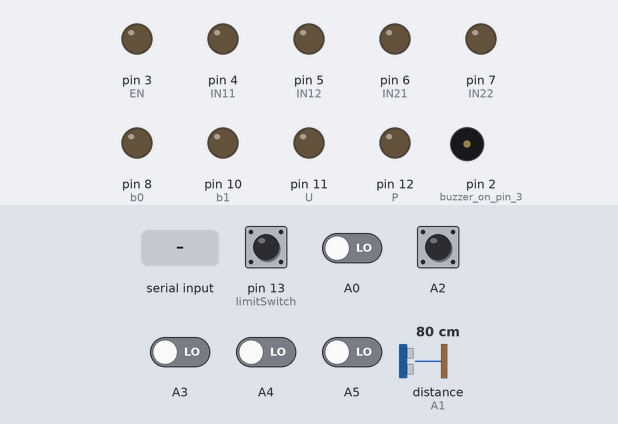
Bench run of a sketch on a simulated Arduino Uno, built with avr-gcc and run on an emulated ATmega328P. Shown: output pins drawn as LEDs (lit = HIGH), buzzer (waves = sounding, pin HIGH). Wiring (inferred from the names in the program): ultrasonic range finder: trigger pin 9; echo A1. The inputs (shaded band) are chosen by the test bench; at power-on: A2 HIGH, A0, A3–5, pin 13 (limitSwitch) LOW, distance to the obstacle (sensor on A1) 80 cm. The echo pulse lasts 58.3 µs per cm; pins used as bus, display or sensor lines are not drawn.

Above: at 1.2 s.
1.3 s: distance to the obstacle (sensor on A1) set to 18 cm
2.8 s: distance to the obstacle (sensor on A1) set to 14 cm
At 3.8 s:
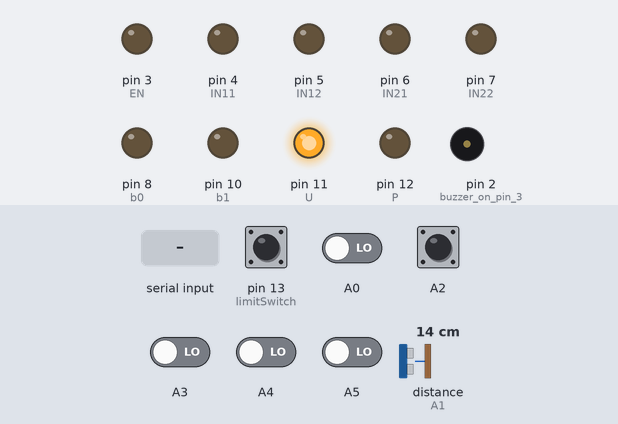
4.3 s: pin 13 (limitSwitch) pulled HIGH for 0.15 s
At 4.37 s:
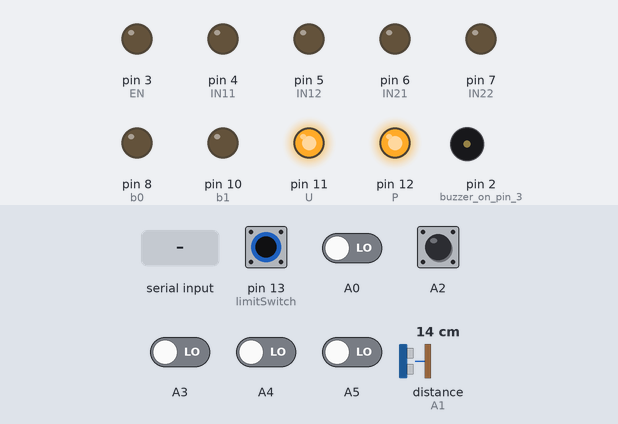
5.9 s: A0 driven HIGH
At 7.1 s:
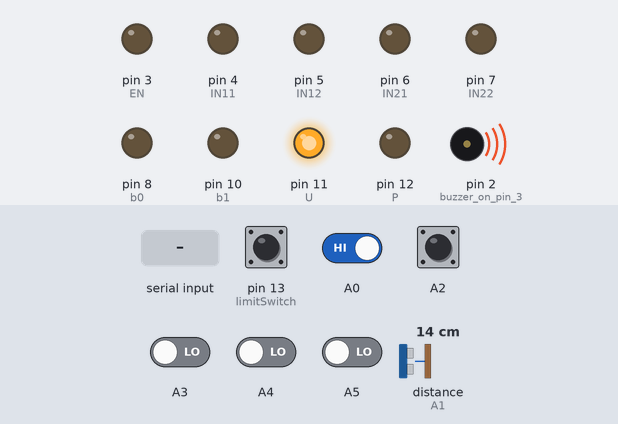
7.4 s: A5 driven HIGH
At 8.9 s:
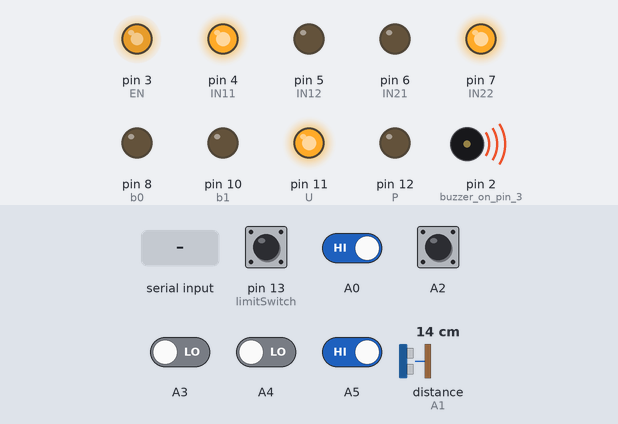
9.4 s: "1" received over Serial
At 10.5 s:
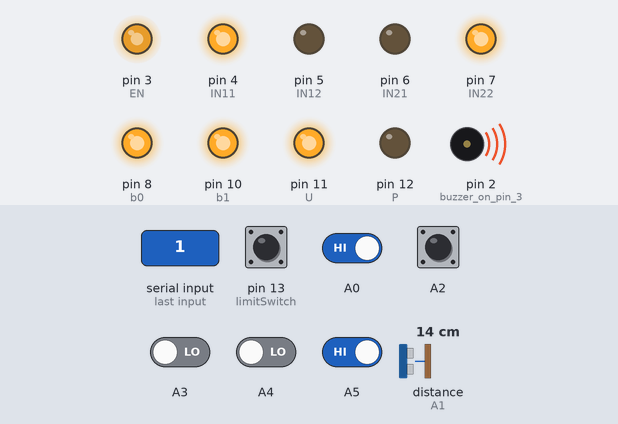
Timing chart, 0 to 12.4 s (numbered marks = the images above; inputs shaded):
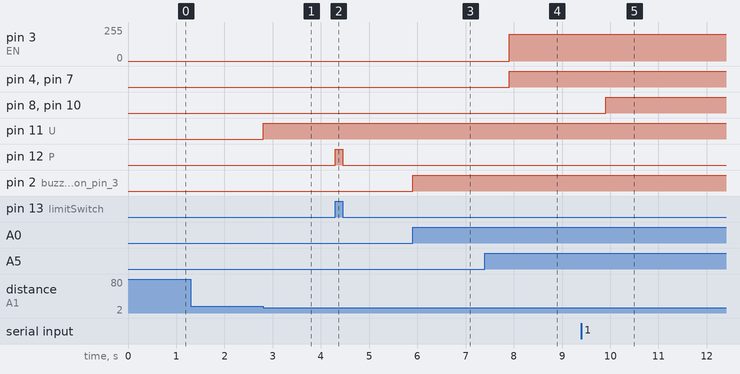

Measured:
- the behaviour switches between 17 and 16 cm on distance to the obstacle (sensor on A1) (found by bisection; images 0 and 1)
- after the input at 1.3 s, every drawn part: stays the same
- after the input at 2.8 s, pin 11 (U): LOW → HIGH at once
- after the input at 4.3 s, pin 12 (P): LOW → HIGH at once, → LOW 0.15 s later
- after the input at 5.9 s, pin 2 (buzzer_on_pin_3): LOW → HIGH at once
- after the input at 7.4 s, pin 3 (EN): 0/255 → 200/255 after 0.50 s; pin 4 (IN11), pin 7 (IN22): LOW → HIGH after 0.50 s
- after the input at 9.4 s, pin 8 (b0), pin 10 (b1): LOW → HIGH after 0.51 s

The sketch:

dsdPr.ino
```cpp
const int IN11 = 4;
const int IN12 = 5;
const int EN = 3;
const int IN21 = 6;
const int IN22 = 7;
const int trigPin = 9;
const int P = 12;
const int U = 11;
const int b0 = 8;
const int b1 = 10;
///const String BUZZ = "A5";
///const String MOTION = "A4";
int bluetooth;
int limitSwitch = 13;
int state = LOW;
long duration;
int distance;
bool pro=false;


void setup() {

  pinMode (IN11, OUTPUT);
  pinMode (IN12, OUTPUT);
  pinMode (EN, OUTPUT);
  pinMode (IN21, OUTPUT);
  pinMode (IN22, OUTPUT);
  pinMode(limitSwitch,INPUT);
  pinMode(2, OUTPUT);  // buzzer on pin 3
  pinMode(trigPin, OUTPUT); // Sets the trigPin as an Output
  pinMode(A1, INPUT); // Sets the echoPin as an Input
  pinMode(P,OUTPUT);
  pinMode(U,OUTPUT);
  pinMode(b0,OUTPUT);
  pinMode(b1,OUTPUT);
  pinMode(A5,INPUT);
  pinMode(A3,INPUT);
  pinMode(A2,INPUT);
  pinMode(A0,INPUT);
  pinMode(A4,INPUT);
  Serial.begin(9600); // Starts the serial communication


}

void loop() {

  digitalWrite(P,prox());
  digitalWrite(U,ultra());
  if(Serial.available()>0){

      bluetooth=Serial.read();
  }
     if(bluetooth==49){
          digitalWrite(b0,HIGH);
          digitalWrite(b1,HIGH);
     }
     else if(bluetooth==51){
         digitalWrite(b0,HIGH);
         digitalWrite(b1,LOW);
    }
     else if(bluetooth==52){
         digitalWrite(b0,LOW);
         digitalWrite(b1,HIGH);
    }
    else if(bluetooth==50){
         digitalWrite(b0,LOW);
         digitalWrite(b1,LOW);
    }

    /// Serial.println(bluetooth);
    /// Serial.print(digitalRead(A2));Serial.print(digitalRead(A3));Serial.print(digitalRead(A3));Serial.print(digitalRead(A4));
    if(digitalRead(A2)==0 && digitalRead(A3)==1&&digitalRead(A4)==0&&digitalRead(A5)==1){
      buzzerOff();
      forward();
      pro=false;
    }
    else if(digitalRead(A2)==1 && digitalRead(A3)==0&&digitalRead(A4)==0&&digitalRead(A5)==1){
      buzzerOff();
      left();
      pro=false;
    }
    else if(digitalRead(A2)==0 && digitalRead(A3)==1&&digitalRead(A4)==1&&digitalRead(A5)==0){
      buzzerOff();
      right();
      pro=false;
    }
    else {
      buzzerOff();
      Stop();
      bluetooth=50;
      pro=false;
    }
     if(digitalRead(A0)==1){

      ///Prox
      buzzerOn();

      pro=true;
      delay(1000);
    }
    else{
      ///Ultra
      pro=false;
      buzzerOff();


     }


  }


void forward(){
  analogWrite(EN,150);
  digitalWrite(IN11,HIGH);
  digitalWrite(IN12,LOW);
  digitalWrite(IN21,HIGH);
  digitalWrite(IN22,LOW);


}
void backward(){
  analogWrite(EN,80);
  digitalWrite(IN11,LOW);
  digitalWrite(IN12,HIGH);
  digitalWrite(IN21,LOW);
  digitalWrite(IN22,HIGH);


}
void right(){
  analogWrite(EN,200);
  digitalWrite(IN11,LOW);
  digitalWrite(IN12,HIGH);
  digitalWrite(IN21,HIGH);
  digitalWrite(IN22,LOW);


}

void left(){
  analogWrite(EN,200);
  digitalWrite(IN11,HIGH);
  digitalWrite(IN12,LOW);
  digitalWrite(IN21,LOW);
  digitalWrite(IN22,HIGH);


}
void Stop(){
  analogWrite(EN,0);
  digitalWrite(IN11,LOW);
  digitalWrite(IN12,LOW);
  digitalWrite(IN21,LOW);
  digitalWrite(IN22,LOW);


}


bool ultra(){
  // Clears the trigPin
digitalWrite(trigPin, LOW);
delayMicroseconds(2);
// Sets the trigPin on HIGH state for 10 micro seconds
digitalWrite(trigPin, HIGH);
delayMicroseconds(10);
digitalWrite(trigPin, LOW);
// Reads the echoPin, returns the sound wave travel time in microseconds
duration = pulseIn(A1, HIGH);
// Calculating the distance
distance= duration*0.034/2;
if(distance<=15){
  return 1;
}
else{
  return 0;
}
}
int prox(){
    int val = digitalRead(limitSwitch);
    if( val != state ){
       state = val;
       if( state == 0 )
         return 1 ;
       else
        return 0;
    }
}
void buzzerOn(){
  digitalWrite(2, HIGH); // switch buzzer off
}
void buzzerOff(){
  digitalWrite(2, LOW); // switch buzzer off
}
```
